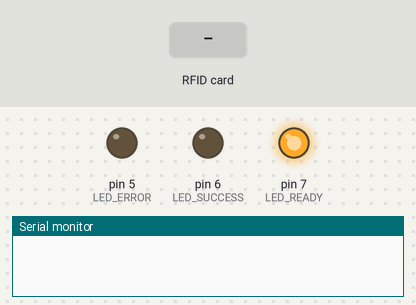
Simulated run of this sketch. Board: Arduino Uno, built with avr-gcc and run on an emulated ATmega328P. On the bench: output pins drawn as LEDs (lit = HIGH), the last lines printed to the serial monitor. The inputs (shaded band) are chosen by the test bench. Pins used as bus, display or sensor lines are not drawn.

Above: at 1.2 s.
1.3 s: RFID card 5E 7A 19 C4 held to the reader
At 2.1 s:
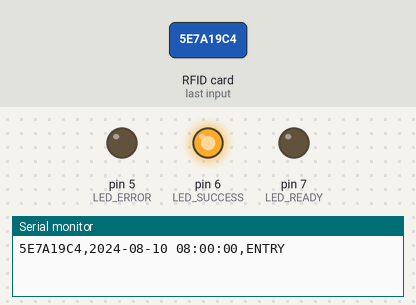
Timing chart, 0 to 4.3 s (numbered marks = the images above; inputs shaded):
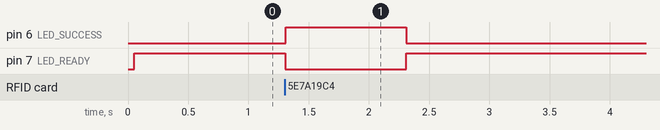

Measured:
- after the input at 1.3 s, pin 6 (LED_SUCCESS): LOW → HIGH at once, → LOW 1.0 s later; pin 7 (LED_READY): HIGH → LOW at once, → HIGH 1.0 s later

The sketch:

reader.ino
```cpp
#include <SPI.h>
#include <MFRC522.h>

#define SS_PIN 10
#define RST_PIN 9
MFRC522 mfrc522(SS_PIN, RST_PIN);

#define LED_READY 7
#define LED_SUCCESS 6
#define LED_ERROR 5

String currentTime = "2024-08-10 08:00:00"; // Default time
String status = "ENTRY"; // Default status

void setup() {
    Serial.begin(9600);
    SPI.begin();
    mfrc522.PCD_Init();

    pinMode(LED_READY, OUTPUT);
    pinMode(LED_SUCCESS, OUTPUT);
    pinMode(LED_ERROR, OUTPUT);

    digitalWrite(LED_READY, HIGH); // Ready to scan
}

void loop() {
    if (Serial.available()) {
        String command = Serial.readStringUntil('\n');
        if (command.startsWith("TIME:")) {
            currentTime = command.substring(5); // Extract time from command
        } else if (command.startsWith("STATUS:")) {
            status = command.substring(7); // Extract status from command
        }
    }

    if (!mfrc522.PICC_IsNewCardPresent() || !mfrc522.PICC_ReadCardSerial()) {
        return;
    }

    digitalWrite(LED_READY, LOW); // Scanning...

    String uid = "";
    for (byte i = 0; i < mfrc522.uid.size; i++) {
        uid += String(mfrc522.uid.uidByte[i], HEX);
    }
    uid.toUpperCase(); // Ensure UID is in uppercase

    // Send UID and current time to Serial
    Serial.println(uid + "," + currentTime + "," + status);

    // Turn on LED_SUCCESS for 1 second
    digitalWrite(LED_SUCCESS, HIGH);
    delay(1000); // Keep LED on for 1 second
    digitalWrite(LED_SUCCESS, LOW);

    mfrc522.PICC_HaltA();
    mfrc522.PCD_StopCrypto1();

    digitalWrite(LED_READY, HIGH);
    delay(1000); // To prevent multiple scans
}
```
